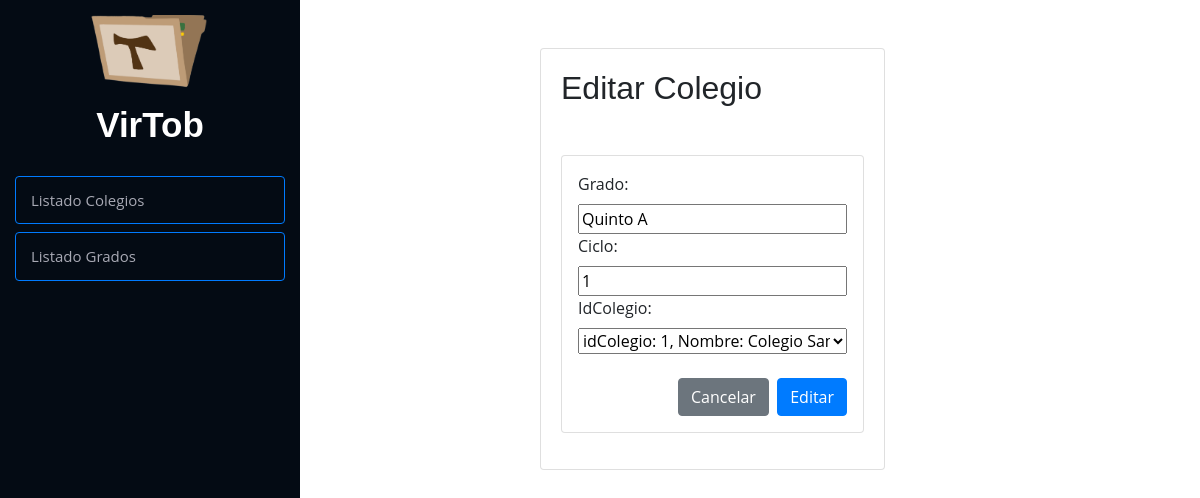
Before: /modificarGrado/13/ with the older database file.
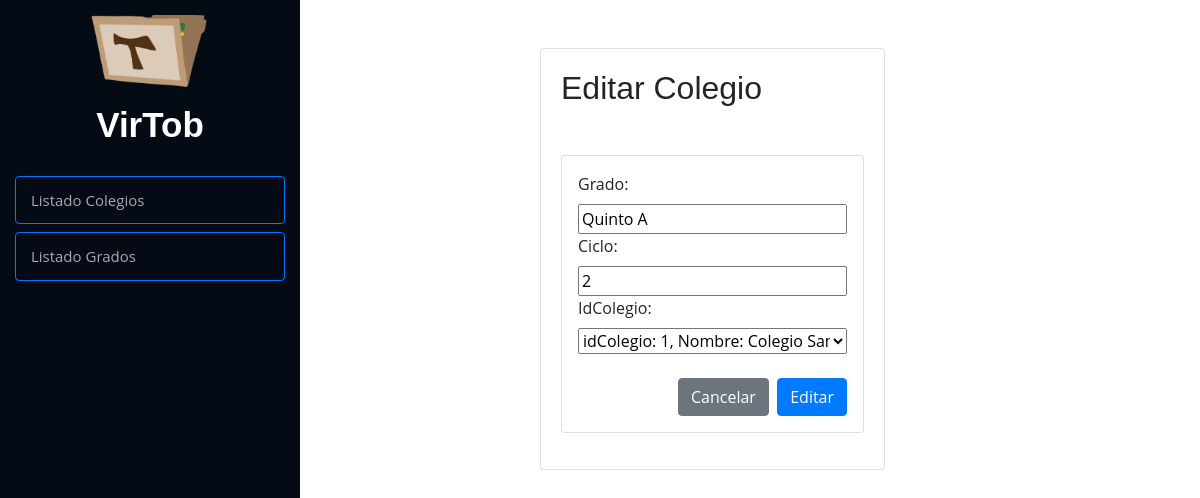
After: the same page with the newer database file.
### Modulos/Observador/models.py (models this page shows, shortened)
class Grado(models.Model):
    idGrado = models.AutoField(primary_key=True)
    grado = models.CharField(max_length=16, null=True, blank=True)
    ciclo = models.CharField(max_length=7)
    idColegio = models.ForeignKey(Colegio, on_delete=models.CASCADE, related_name="grado", default= 1)

### Modulos/Observador/views.py (the view, shortened to what this page needs)
# urls.py: path('modificarGrado/<idGrado>/', modificarGrado, name="modificarGrado"),
def modificarGrado(request, idGrado):
    grado = get_object_or_404(Grado, idGrado=idGrado)
    data = {
        'form': GradoForm(instance=grado)
    }
    return render(request, 'modificar.html', data)

### Modulos/Observador/forms.py
class GradoForm(forms.ModelForm):
	class Meta:
		model = Grado
		fields = "__all__"

### Modulos/Observador/models.py (called while the page is built)
    def __str__(self):
        return f"idColegio: {self.idColegio}, Nombre: {self.nombre}"

### Modulos/Observador/templates/modificar.html (shortened to what this page needs)
{% extends "index.html" %}
{% load static %}
	{% block contenido %}
	<br><br>
	<div class="row">
		<div class="col-12 col-md-5 offset-md-3">
			<div class="card">
				<div class="card-body">
					{% load crispy_forms_tags %}
					<h2>Editar Colegio</h2>
					<form action="" method="POST" class="card p-3 mt-5"  enctype="multipart/form-data" class="form">
						{{ form }}
						<br>
						<div class="d-flex justify-content-end">
							<input type="reset" value="Cancelar" class="btn btn-secondary">
							<input type="submit" value="Editar" class="btn btn-primary">
						</div>
					</form>
				</div>
			</div>
		</div>
	</div>
{% endblock %}

Changed rows visible on the page:
changed Grado "Quinto A": ciclo "1" → "2"
